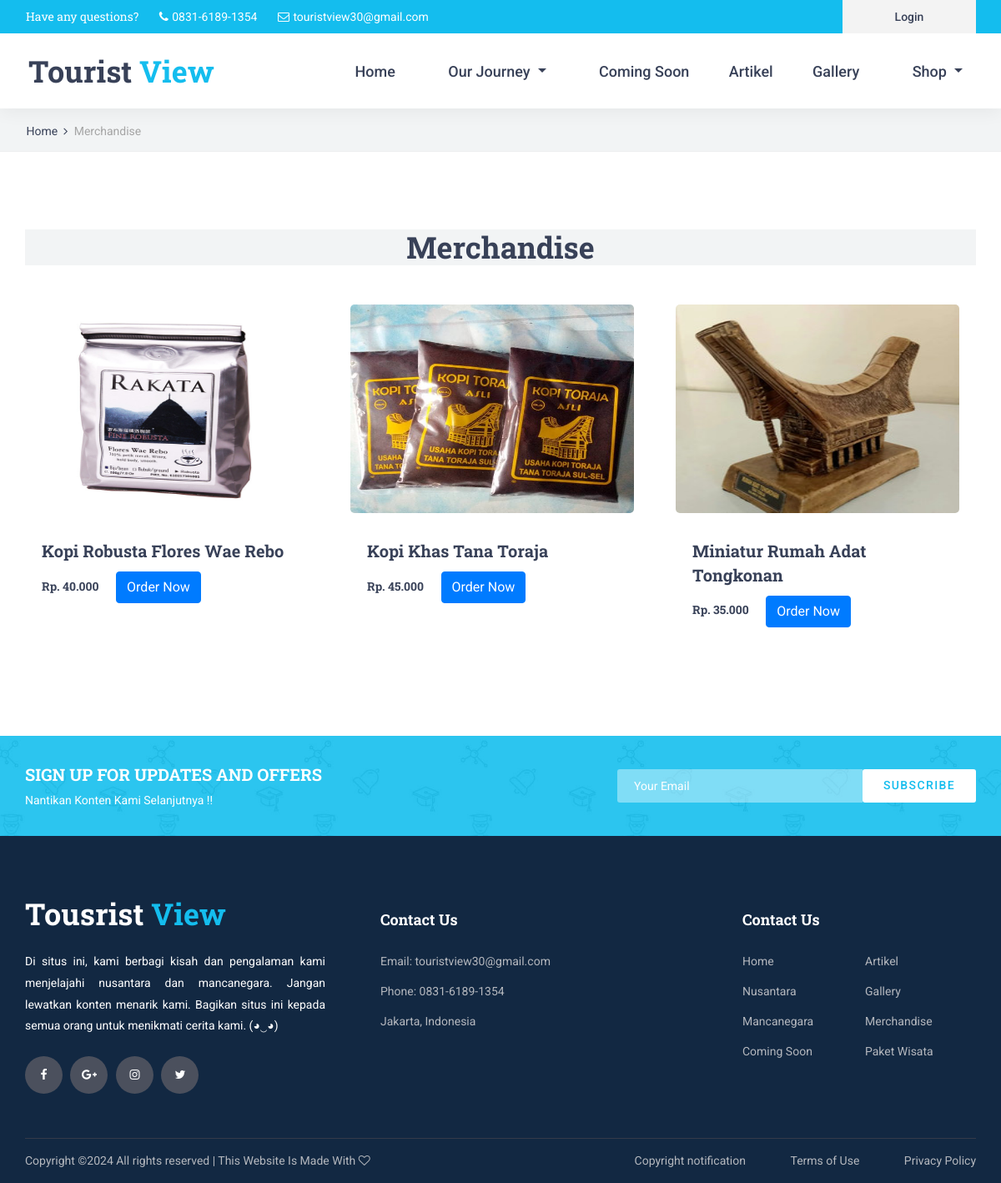
Page /index.php/home/merchandise on the committed database.
### tables this page shows
CREATE TABLE `merchandise` (
  `id_merchandise` int(10) NOT NULL,
  `nama_merchandise` varchar(100) NOT NULL,
  `ket_merchandise` text NOT NULL,
  `harga_merchandise` int(100) NOT NULL,
  `stok` int(10) NOT NULL,
  `gambar_merchandise` varchar(50) NOT NULL
);

### application/views/layout/v_wrapper.php (called while the page is built)
<?php
require_once('v_head.php');
require_once('v_header.php');
require_once('v_nav.php');
if ($isi) {
    $this->load->view($isi);
}
require_once('v_footer.php');
?>

### application/controllers/home.php (called while the page is built, shortened)
<?php
class Home extends CI_Controller {
	public function __construct()
	{
		$this->load->model('m_home');
		$this->load->model('m_penulis');
	}
	public function merchandise()
	{
		$this->load->model('m_home');
		$this->load->library('pagination');
		$config['base_url'] = base_url('home/merchandise');
		$config['total_rows'] = count($this->m_home->total_merchandise());
		$config['per_page'] = 9;
		$config['uri_segmen']= 3;
			$limit= $config['per_page'];
			$start= ($this->uri->segment(3)) ? ($this->uri->segment(3)) : 0;
		$config['first_link']		= 'First';
		$config['last_link']		= 'Last';
		$config['next_link']		= 'Next';
		$config['prev_link']		= 'Prev';
		$config['full_tag_open']	= '<div class="pagination_container d-flex flex-row align-items-center justify-content-start text-center"><ul class="pagination_list">';
		$config['num_tag_open']		= '<li>';
		$config['num_tag_close']	= '</li>';
		$config['cur_tag_open']		= '<li class="active"><a>';
		$config['cur_tag_close']	= '</a></li>';
		$config['next_tag_open']	= '<li>';
		$config['next_tag_close']	= '</li>';
		$config['prev_tag_open']	= '<li>';
		$config['prev_tag_close']	= '</li>';
		$config['firts_tag_open']	= '<li>';
		$config['firts_tag_close']	= '</li>';
		$config['last_tag_open']	= '<li>';
		$config['last_tag_close']	= '</li>';
		$config['full_tag_close']	= '</ul></div>';
		$this->pagination->initialize($config);
		$data = array(
			'paginasi'		=> $this->pagination->create_links(),
			'merchandise' 	=> $this->m_home->merchandise($limit,$start),
			'title' 		=> 'Merchandise Item',
			'isi'			=> 'v_merchandise'
		);
		$this->load->view('layout/v_wrapper',$data,FALSE);
	}
}

### index.php (called while the page is built, shortened)
<?php
require_once BASEPATH.'core/CodeIgniter.php';

### application/config/config.php (called while the page is built, shortened)
<?php
$config['base_url'] = 'http://localhost/projectwp2/';
$config['index_page'] = '';
$config['uri_protocol']	= 'REQUEST_URI';
$config['url_suffix'] = '';
$config['language']	= 'english';
$config['charset'] = 'UTF-8';
$config['enable_hooks'] = FALSE;
$config['subclass_prefix'] = 'MY_';
$config['composer_autoload'] = FALSE;
$config['permitted_uri_chars'] = 'a-z 0-9~%.:_\-';
$config['enable_query_strings'] = FALSE;
$config['controller_trigger'] = 'c';
$config['function_trigger'] = 'm';
$config['directory_trigger'] = 'd';
$config['allow_get_array'] = TRUE;
$config['log_threshold'] = 0;
$config['log_path'] = '';
$config['log_file_extension'] = '';
$config['log_file_permissions'] = 0644;
$config['log_date_format'] = 'Y-m-d H:i:s';
$config['error_views_path'] = '';
$config['cache_path'] = '';
$config['cache_query_string'] = FALSE;
$config['encryption_key'] = '';
$config['sess_driver'] = 'files';
$config['sess_cookie_name'] = 'ci_session';
$config['sess_samesite'] = 'Lax';
$config['sess_expiration'] = 7200;
$config['sess_save_path'] = NULL;
$config['sess_match_ip'] = FALSE;
$config['sess_time_to_update'] = 300;
$config['sess_regenerate_destroy'] = FALSE;
$config['cookie_prefix']	= '';
$config['cookie_domain']	= '';
$config['cookie_path']		= '/';
$config['cookie_secure']	= FALSE;
$config['cookie_httponly'] 	= FALSE;
$config['cookie_samesite'] 	= 'Lax';
$config['standardize_newlines'] = FALSE;
$config['global_xss_filtering'] = FALSE;
$config['csrf_protection'] = FALSE;
$config['csrf_token_name'] = 'csrf_test_name';
$config['csrf_cookie_name'] = 'csrf_cookie_name';
$config['csrf_expire'] = 7200;
$config['csrf_regenerate'] = TRUE;
$config['csrf_exclude_uris'] = array();
$config['compress_output'] = FALSE;
$config['time_reference'] = 'local';
$config['rewrite_short_tags'] = FALSE;
$config['proxy_ips'] = '';

### application/models/m_home.php (called while the page is built, shortened)
<?php
class M_Home extends CI_Model{
	public function merchandise($limit,$start)
	{
        $this->db->select('*');
        $this->db->from('merchandise');
        $this->db->order_by('id_merchandise','desc');
		$this->db->limit($limit,$start);
        return $this->db->get()->result();
	}
	public function total_merchandise()
	{
		$this->db->select('*');
		$this->db->from('merchandise');
		$this->db->order_by('id_merchandise', 'desc');
		return $this->db->get()->result();
	}
}

### application/views/v_merchandise.php (the view)
<div class="home">
    <div class="breadcrumbs_container">
        <div class="container">
            <div class="row">
                <div class="col">
                    <div class="breadcrumbs">
                        <ul>
                            <li><a href="<?= base_url()?>">Home</a></li>
                            <li>Merchandise</li>
                        </ul>
                    </div>
                </div>
            </div>
        </div>
    </div>
</div>
<div class="courses">
    <div class="container">
        <div class="row">
            <div class="col-lg-12">
                <div class="courses_search_container text-center">
                    <h2>Merchandise</h2>
                </div>
                <div class="row events_row justify-content-center">
                    <?php foreach ($merchandise as $key => $value) { ?>
                        <div class="col-lg-4 event_col">
                            <div class="event event_left">
                                <div class="event_image">
                                    <img src="<?= base_url('foto/gambar_merchandise/'.$value->gambar_merchandise) ?>" width="350px" height="250px">
                                </div>
                                <div class="event_body d-flex flex-row align-items-start justify-content-start">
                                    <div class="event_content">
                                        <h3 class="course_title">
                                            <a href="<?= base_url('home/detail_merchandise/'.$value->id_merchandise) ?>">
                                                <?= $value->nama_merchandise ?>
                                            </a>
                                        </h3>
                                        <div class="event_info_container">
                                            <div class="event_info text-center">
                                                <h5>Rp. <?= number_format($value->harga_merchandise, 0, ',', '.') ?></h5>
                                            </div>
                                                <a href="<?= base_url('home/detail_merchandise/'.$value->id_merchandise) ?>" class="btn btn-primary">Order Now</a>
                                        </div>
                                    </div>
                                </div>
                            </div>
                        </div>
                    <?php } ?>
                </div>
            </div>
        </div>
    </div>
</div>
<div class="newsletter">
    <div class="newsletter_background" style="background-image:url(<?= base_url()?>template/front-end/images/newsletter.jpg)"></div>
    <div class="container">
        <div class="row">
            <div class="col">
                <div class="newsletter_container d-flex flex-lg-row flex-column align-items-center justify-content-start">
                    <div class="newsletter_content text-lg-left text-center">
                        <div class="newsletter_title">sign up for updates and offers</div>
                        <div class="newsletter_subtitle">Nantikan Konten Kami Selanjutnya !!</div>
                    </div>
                    <div class="newsletter_form_container ml-lg-auto">
                        <form action="#" id="newsletter_form" class="newsletter_form d-flex flex-row align-items-center justify-content-center">
                            <input type="email" class="newsletter_input" placeholder="Your Email" required="required">
                            <button type="submit" class="newsletter_button">subscribe</button>
                        </form>
                    </div>
                </div>
            </div>
        </div>
    </div>
</div>

### template/front-end/styles/courses.css (style rules this page uses)
* { margin: 0; padding: 0; -webkit-font-smoothing: antialiased; -webkit-text-shadow: rgba(0,0,0,.01) 0 0 1px; text-shadow: rgba(0,0,0,.01) 0 0 1px; }
body { font-family: 'Roboto', sans-serif; font-size: 14px; font-weight: 400; background: #FFFFFF; color: #a5a5a5; }
div { display: block; position: relative; -webkit-box-sizing: border-box; -moz-box-sizing: border-box; box-sizing: border-box; }
ul { list-style: none; margin-bottom: 0px; }
a, a:hover, a:visited, a:active, a:link { text-decoration: none; -webkit-font-smoothing: antialiased; -webkit-text-shadow: rgba(0,0,0,.01) 0 0 1px; text-shadow: rgba(0,0,0,.01) 0 0 1px; }
h2 { font-size: 36px; }
h3 { font-size: 24px; }
h5 { font-size: 14px; }
h1, h2, h3, h4, h5, h6 { font-family: 'Roboto Slab', serif; font-weight: 700; -webkit-font-smoothing: antialiased; -webkit-text-shadow: rgba(0,0,0,.01) 0 0 1px; text-shadow: rgba(0,0,0,.01) 0 0 1px; color: #384158; margin-bottom: 0; }
.home { width: 100%; height: 182px; background: #f2f4f5; border-bottom: solid 1px #edeff0; }
.breadcrumbs_container { position: absolute; left: 0; bottom: 0; width: 100%; padding-bottom: 13px; padding-left: 3px; }
.breadcrumbs ul li { display: inline-block; position: relative; }
.breadcrumbs ul li:not(:last-child)::after { display: inline-block; font-family: 'FontAwesome'; content: '\f105'; margin-left: 7px; margin-right: 4px; color: #384158; }
.breadcrumbs ul li a { font-size: 14px; font-weight: 400; color: #384158; -webkit-transition: all 200ms ease; -moz-transition: all 200ms ease; -ms-transition: all 200ms ease; -o-transition: all 200ms ease; transition: all 200ms ease; }
.courses { width: 100%; padding-top: 100px; padding-bottom: 100px; }
.courses_search_container { padding-left: 20px; padding-right: 20px; background: #f2f4f5; }
.course_title a { font-family: 'Roboto Slab', serif; font-size: 20px; color: #384158; -webkit-transition: all 200ms ease; -moz-transition: all 200ms ease; -ms-transition: all 200ms ease; -o-transition: all 200ms ease; transition: all 200ms ease; }
.newsletter { width: 100%; }
.newsletter_background { position: absolute; top: 0; left: 0; width: 100%; height: 100%; }
.newsletter_container { width: 100%; height: 120px; }
.newsletter_title { font-family: 'Roboto Slab', serif; font-size: 20px; font-weight: 700; text-transform: uppercase; color: #FFFFFF; }
.newsletter_subtitle { font-size: 14px; font-weight: 400; color: #FFFFFF; margin-top: 6px; }
.newsletter_form_container { width: 450px; padding-left: 20px; }
.newsletter_form { display: block; position: relative; width: 100%; }
.newsletter_input { width: calc(100% - 136px); height: 40px; background: rgba(255,255,255,0.4); border: none; outline: none; padding-left: 20px; color: #FFFFFF; border-top-left-radius: 3px; border-bottom-left-radius: 3px; }
.newsletter_button { width: 136px; height: 40px; background: #FFFFFF; border-radius: 3px; border: none; outline: none; cursor: pointer; font-size: 14px; text-transform: uppercase; color: #14bdee; font-weight: 500; letter-spacing: 0.1em; }

### rows in the picture
merchandise: gambar_merchandise (picture), nama_merchandise "Kopi Robusta Flores Wae Rebo", harga_merchandise "40.000"
merchandise: gambar_merchandise (picture), nama_merchandise "Kopi Khas Tana Toraja", harga_merchandise "45.000"
merchandise: gambar_merchandise (picture), nama_merchandise "Miniatur Rumah Adat Tongkonan", harga_merchandise "35.000"
